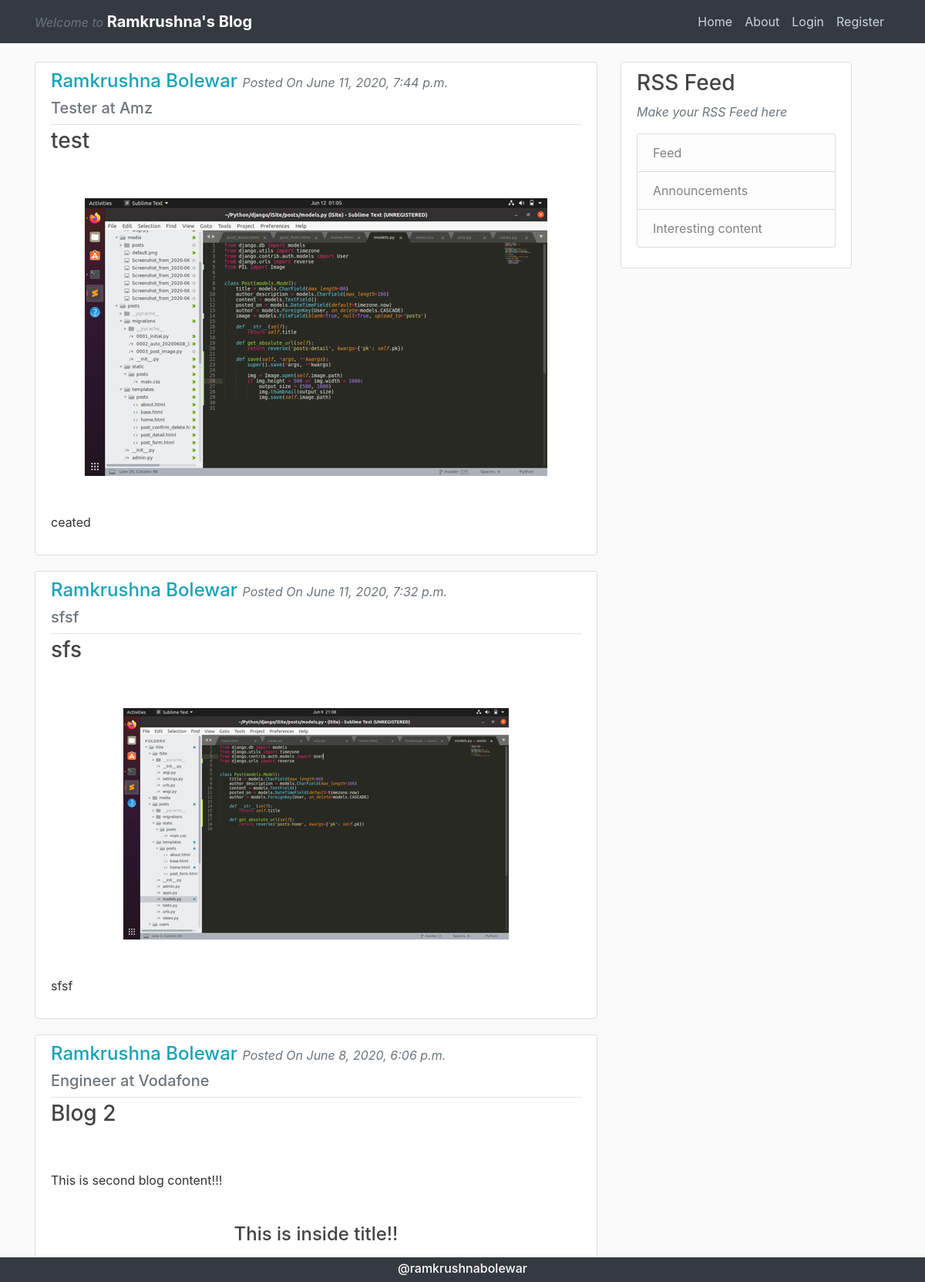
/post/isite_admin/, run on an earlier commit of the app's database.
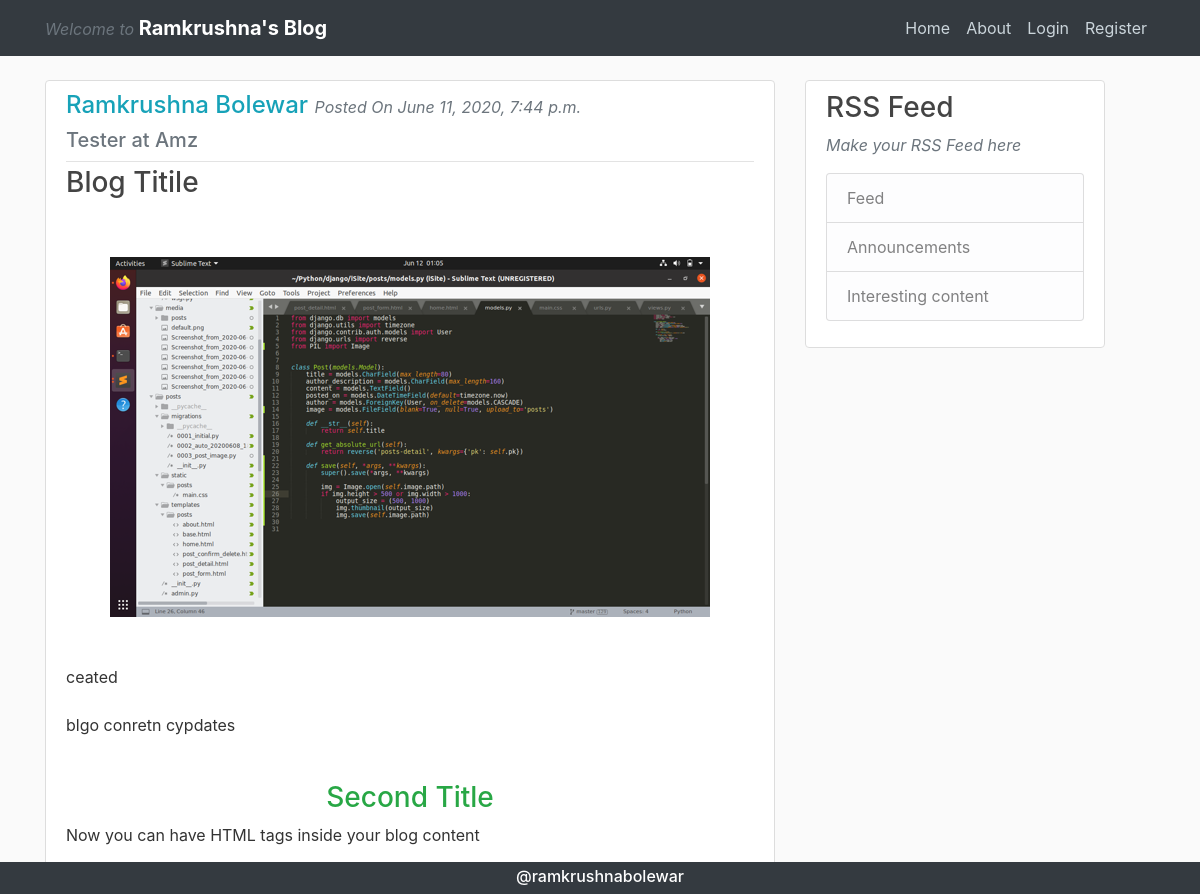
And on a later commit of the database.
### posts/models.py (models this page shows, shortened)
class Post(models.Model):
    title = models.CharField(max_length=80)
    author_description = models.CharField(max_length=160)
    content = models.TextField()
    posted_on = models.DateTimeField(default=timezone.now)
    author = models.ForeignKey(User, on_delete=models.CASCADE)
    image = models.FileField(blank=True, null=True, upload_to='posts')

### posts/views.py (the view)
# urls.py: path('post/<str:username>/', UserPostsView.as_view(), name='posts-user'),
class UserPostsView(ListView):
    model = Post
    template_name = 'posts/user_posts.html'  # <app>/<model>_<view_type>.html
    context_object_name = 'post_s'
    def get_queryset(self):
        user = get_object_or_404(User, username=self.kwargs.get('username'))
        return Post.objects.filter(author=user).order_by('-posted_on')

### posts/templates/posts/user_posts.html (shortened to what this page needs)
{% extends "posts/base.html" %}
{% block content %}
{% for post in post_s %}
<article class="media content-section">
  <div class="media-body">
    <div class="article-metadata">
      <h4 class="text-info mr-2">
          {{ post.author.first_name }} {{ post.author.last_name }}
        <small class="mr-auto text-muted">Posted On {{ post.posted_on }}</small>
      </h4>
      <h5 class="text-secondary mr-auto">{{ post.author_description }}</h5>
    </div>
    <h3>
      <a class="article-title text-gray" href="{% url 'posts-detail' post.id %}">
        {{ post.title }}
      </a>
    </h3>
    <p class="article-content">
      {% if post.image %}
        <img class="mx-auto d-block" src="{{ post.image.url }}">
      {% endif %}
      {{ post.content|safe }}
    </p>
  </div>
</article>
{% endfor %}
{% endblock %}

What changed in the data, as far as the page shows it:
removed Post: author.first_name "Ramkrushna", author.last_name "Bolewar", posted_on "June 11, 2020, 7:32 p.m.", author_description "sfsf", title "sfs", image (picture), content "sfsf"
removed Post: author.first_name "Ramkrushna", author.last_name "Bolewar", posted_on "June 8, 2020, 6:06 p.m.", author_description "Engineer at Vodafone", title "Blog 2", content "This is second blog content!!! This is inside title!!"
changed Post "Tester at Amz": title "test" → "Blog Titile"; content "ceated" → "ceated blgo conretn cypdates Second Title Now you can have HTML tags inside your blog content"
